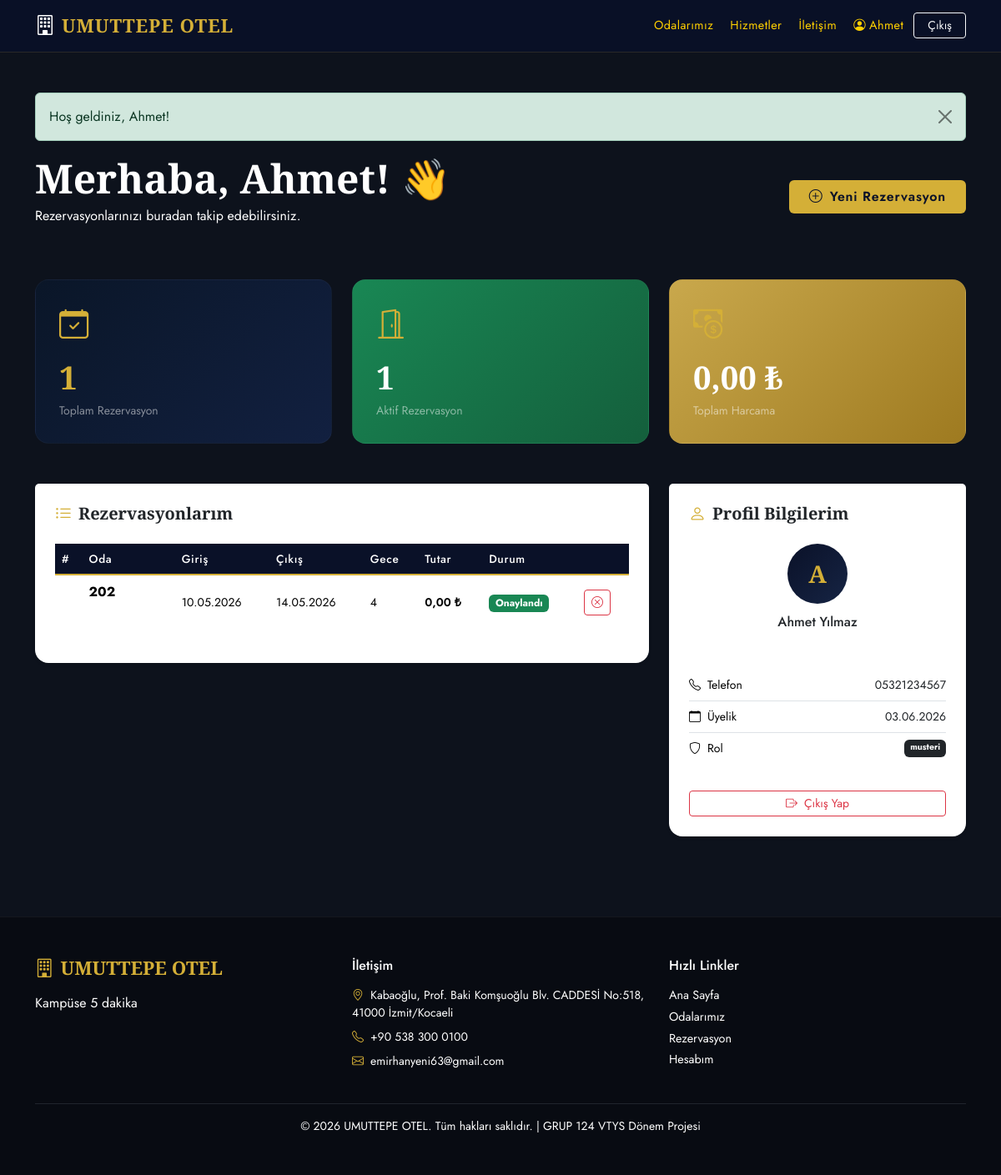
/dashboard.php (signed in), run on the app's committed database.
### tables this page shows
CREATE TABLE musteri (
    musteri_id    INT AUTO_INCREMENT PRIMARY KEY,
    ad            VARCHAR(100)  NOT NULL,
    soyad         VARCHAR(100)  NOT NULL,
    email         VARCHAR(150)  NOT NULL UNIQUE,
    telefon       VARCHAR(20)   NOT NULL,
    sifre         VARCHAR(255)  NOT NULL,
    kayit_tarihi  DATETIME      NOT NULL DEFAULT CURRENT_TIMESTAMP,
    rol           ENUM('musteri','admin') NOT NULL DEFAULT 'musteri',
    CHECK (LENGTH(telefon) >= 10)
);

CREATE TABLE rezervasyon (
    rezervasyon_id    INT AUTO_INCREMENT PRIMARY KEY,
    musteri_id        INT           NOT NULL,
    oda_id            INT           NOT NULL,
    giris_tarihi      DATE          NOT NULL,
    cikis_tarihi      DATE          NOT NULL,
    toplam_fiyat      DECIMAL(10,2) NOT NULL DEFAULT 0,
    durum             ENUM('beklemede','onaylandi','iptal') NOT NULL DEFAULT 'beklemede',
    notlar            TEXT,
    olusturma_tarihi  DATETIME      NOT NULL DEFAULT CURRENT_TIMESTAMP,
    CHECK (cikis_tarihi > giris_tarihi),
    CHECK (toplam_fiyat >= 0),
    FOREIGN KEY (musteri_id) REFERENCES musteri(musteri_id)
        ON UPDATE CASCADE ON DELETE RESTRICT,
    FOREIGN KEY (oda_id) REFERENCES odalar(oda_id)
        ON UPDATE CASCADE ON DELETE RESTRICT
);

CREATE TABLE odalar (
    oda_id    INT AUTO_INCREMENT PRIMARY KEY,
    oda_no    VARCHAR(10)      NOT NULL UNIQUE,
    tip_id    INT              NOT NULL,
    fiyat     DECIMAL(10,2)    NOT NULL,
    durum     ENUM('bos','dolu') NOT NULL DEFAULT 'bos',
    kat       INT              NOT NULL DEFAULT 1,
    aciklama  TEXT,
    CHECK (fiyat > 0),
    CHECK (kat BETWEEN 1 AND 20),
    FOREIGN KEY (tip_id) REFERENCES oda_tipleri(tip_id)
        ON UPDATE CASCADE ON DELETE RESTRICT
);

### baglanti.php (called while the page is built, shortened)
<?php
function db_query($conn, $sql, $types = '', $params = []) {
    $stmt = mysqli_prepare($conn, $sql);
    if ($types && $params) {
        mysqli_stmt_bind_param($stmt, $types, ...$params);
    }
    mysqli_stmt_execute($stmt);
    return $stmt;
}
function db_fetch_one($conn, $sql, $types = '', $params = []) {
    $stmt = db_query($conn, $sql, $types, $params);
    $result = mysqli_stmt_get_result($stmt);
    return mysqli_fetch_assoc($result);
}
function db_fetch_all($conn, $sql, $types = '', $params = []) {
    $stmt = db_query($conn, $sql, $types, $params);
    $result = mysqli_stmt_get_result($stmt);
    $rows = [];
    while ($row = mysqli_fetch_assoc($result)) {
        $rows[] = $row;
    }
    return $rows;
}
function e($str) {
    return htmlspecialchars($str ?? '', ENT_QUOTES, 'UTF-8');
}
function format_tarih($tarih) {
    return date('d.m.Y', strtotime($tarih));
}
function format_para($miktar) {
    return number_format($miktar, 2, ',', '.') . ' ₺';
}

### dashboard.php (the view, shortened to what this page needs)
<?php
require_once 'baglanti.php';
require_once 'includes/auth.php';
$musteri_id   = $_SESSION['musteri_id'];
$musteri = db_fetch_one($baglanti,
    "SELECT * FROM musteri WHERE musteri_id = ?", "i", [$musteri_id]);
$rezervasyonlar = db_fetch_all($baglanti,
    "SELECT r.*, o.oda_no, ot.tip_adi,
            DATEDIFF(r.cikis_tarihi, r.giris_tarihi) AS gece
     FROM rezervasyon r
     JOIN odalar o       ON r.oda_id = o.oda_id
     JOIN oda_tipleri ot ON o.tip_id = ot.tip_id
     WHERE r.musteri_id = ?
     ORDER BY r.olusturma_tarihi DESC",
    "i", [$musteri_id]
);
$toplam_rez   = count($rezervasyonlar);
$aktif_rez    = count(array_filter($rezervasyonlar, fn($r) => in_array($r['durum'], ['beklemede','onaylandi'])));
$toplam_harcama = array_sum(array_column(
    array_filter($rezervasyonlar, fn($r) => $r['durum'] === 'onaylandi'),
    'toplam_fiyat'
));
?>
<?php include 'includes/header.php'; ?>
<div class="container py-5">
    <div class="d-flex justify-content-between align-items-center mb-5 flex-wrap gap-3">
        <div>
            <h2 class="section-title mb-1">Merhaba, <?= e($musteri['ad']) ?>! 👋</h2>
            <p class="text-muted">Rezervasyonlarınızı buradan takip edebilirsiniz.</p>
        </div>
        <a href="rezervasyon.php" class="btn btn-gold px-4 py-2">
            <i class="bi bi-plus-circle me-2"></i>Yeni Rezervasyon
        </a>
    </div>
    <div class="row g-4 mb-5">
        <div class="col-md-4">
            <div class="dash-card" style="background:linear-gradient(135deg,#0a1628,#122040); color:#fff;">
                <div class="dash-icon text-gold mb-2"><i class="bi bi-calendar-check"></i></div>
                <div class="dash-num text-gold"><?= $toplam_rez ?></div>
                <div class="text-white-50 small">Toplam Rezervasyon</div>
            </div>
        </div>
        <div class="col-md-4">
            <div class="dash-card" style="background:linear-gradient(135deg,#198754,#145f3c); color:#fff;">
                <div class="dash-icon mb-2"><i class="bi bi-door-open"></i></div>
                <div class="dash-num"><?= $aktif_rez ?></div>
                <div class="text-white-50 small">Aktif Rezervasyon</div>
            </div>
        </div>
        <div class="col-md-4">
            <div class="dash-card" style="background:linear-gradient(135deg,#c9a84c,#9e7a20); color:#fff;">
                <div class="dash-icon mb-2"><i class="bi bi-cash-coin"></i></div>
                <div class="dash-num"><?= format_para($toplam_harcama) ?></div>
                <div class="text-white-50 small">Toplam Harcama</div>
            </div>
        </div>
    </div>
    <div class="row g-4">
        <div class="col-lg-8">
            <div class="card border-0 shadow-sm rounded-4">
                <div class="card-header bg-white border-0 pt-4 pb-0 px-4">
                    <h5 class="mb-0"><i class="bi bi-list-ul me-2 text-gold"></i>Rezervasyonlarım</h5>
                </div>
                <div class="card-body p-4">
                    <?php if (empty($rezervasyonlar)): ?>
                        <div class="text-center py-5 text-muted">
                            <i class="bi bi-calendar-x fs-1 d-block mb-3"></i>
                            <p>Henüz bir rezervasyonunuz bulunmuyor.</p>
                            <a href="rezervasyon.php" class="btn btn-gold px-4">İlk Rezervasyonumu Yap</a>
                        </div>
                    <?php else: ?>
                        <div class="table-responsive">
                            <table class="table table-otel align-middle">
                                <thead>
                                    <tr>
                                        <th>#</th>
                                        <th>Oda</th>
                                        <th>Giriş</th>
                                        <th>Çıkış</th>
                                        <th>Gece</th>
                                        <th>Tutar</th>
                                        <th>Durum</th>
                                        <th></th>
                                    </tr>
                                </thead>
                                <tbody>
                                    <?php foreach ($rezervasyonlar as $r): ?>
                                    <tr>
                                        <td class="text-muted small"><?= $r['rezervasyon_id'] ?></td>
                                        <td>
                                            <strong><?= e($r['oda_no']) ?></strong>
                                            <br><small class="text-muted"><?= e($r['tip_adi']) ?></small>
                                        </td>
                                        <td class="small"><?= format_tarih($r['giris_tarihi']) ?></td>
                                        <td class="small"><?= format_tarih($r['cikis_tarihi']) ?></td>
                                        <td class="small"><?= $r['gece'] ?></td>
                                        <td class="small fw-semibold"><?= format_para($r['toplam_fiyat']) ?></td>
                                        <td>
                                            <?php
                                            $badge = match($r['durum']) {
                                                'onaylandi' => 'success',
                                                'beklemede' => 'warning',
                                                'iptal'     => 'danger',
                                                default     => 'secondary'
                                            };
                                            $lbl = match($r['durum']) {
                                                'onaylandi' => 'Onaylandı',
                                                'beklemede' => 'Beklemede',
                                                'iptal'     => 'İptal',
                                                default     => $r['durum']
                                            };
                                            ?>
                                            <span class="badge bg-<?= $badge ?>"><?= $lbl ?></span>
                                        </td>
                                        <td>
                                            <?php if (in_array($r['durum'], ['beklemede', 'onaylandi'])): ?>
                                            <form method="POST" action="" style="display:inline">
                                                <button type="submit" class="btn btn-sm btn-outline-danger btn-sil-onayla"
                                                        title="İptal Et">
                                                    <i class="bi bi-x-circle"></i>
                                                </button>
                                            </form>
                                            <?php endif; ?>
                                        </td>
                                    </tr>
                                    <?php endforeach; ?>
                                </tbody>
                            </table>
                        </div>
                    <?php endif; ?>
                </div>
            </div>
        </div>
        <div class="col-lg-4">
            <div class="card border-0 shadow-sm rounded-4">
                <div class="card-header bg-white border-0 pt-4 pb-0 px-4">
                    <h5 class="mb-0"><i class="bi bi-person me-2 text-gold"></i>Profil Bilgilerim</h5>
                </div>
                <div class="card-body p-4">
                    <div class="text-center mb-4">
                        <div style="width:72px;height:72px;background:linear-gradient(135deg,var(--navy),var(--navy2));border-radius:50%;display:flex;align-items:center;justify-content:center;margin:0 auto 12px;">
                            <span style="color:var(--gold);font-size:1.8rem;font-family:'Cormorant Garamond',serif;font-weight:700;">
                                <?= strtoupper(mb_substr($musteri['ad'], 0, 1)) ?>
                            </span>
                        </div>
                        <h6 class="mb-0"><?= e($musteri['ad'] . ' ' . $musteri['soyad']) ?></h6>
                        <small class="text-muted"><?= e($musteri['email']) ?></small>
                    </div>
                    <ul class="list-unstyled small">
                        <li class="d-flex justify-content-between py-2 border-bottom">
                            <span class="text-muted"><i class="bi bi-telephone me-2"></i>Telefon</span>
                            <span class="fw-500"><?= e($musteri['telefon']) ?></span>
                        </li>
                        <li class="d-flex justify-content-between py-2 border-bottom">
                            <span class="text-muted"><i class="bi bi-calendar me-2"></i>Üyelik</span>
                            <span class="fw-500"><?= format_tarih($musteri['kayit_tarihi']) ?></span>
                        </li>
                        <li class="d-flex justify-content-between py-2">
                            <span class="text-muted"><i class="bi bi-shield me-2"></i>Rol</span>
                            <span class="badge bg-dark"><?= e($musteri['rol']) ?></span>
                        </li>
                    </ul>
                    <a href="logout.php" class="btn btn-outline-danger w-100 mt-3 btn-sm">
                        <i class="bi bi-box-arrow-right me-2"></i>Çıkış Yap
                    </a>
                </div>
            </div>
        </div>
    </div>
</div>
<?php include 'includes\footer.php'; ?>

### Css/style.css (style rules this page uses)
:root { --navy: #0a1128; --navy2: #162444; --gold: #d4af37; --gold2: #eed16e; --bg-main: #0d121c; --surface: #ffff; --cream: #000000; --text-main: #ffd000; --text-muted: #ffd000; --bs-font-sans-serif: 'Jost', sans-serif; }
body { font-family: var(--bs-font-sans-serif); background: var(--bg-main); color: var(--text-main); }
h1, h2, h3, h4, h5 { font-family: 'Cormorant Garamond', serif; font-weight: 600; }
p { color:#000000 !important; }
span.text-muted { color:#000000 !important; }
.text-muted { color: #ffffff !important; }
.btn-gold { background: var(--gold); color: var(--navy); border: none; font-weight: 600; letter-spacing: 0.05em; transition: all 0.25s; }
.text-gold { color: var(--gold) !important; }
.section-title { font-family: 'Cormorant Garamond', serif; font-size: clamp(2rem, 4vw, 3rem); font-weight: 700; color: #ffffff; }
.dash-card { background: var(--surface); border: 1px solid rgba(255,255,255,0.03); border-radius: 16px; padding: 28px; height: 100%; }
.dash-card .dash-icon { font-size: 2.2rem; color: var(--gold); }
.dash-card .dash-num { font-family: 'Cormorant Garamond', serif; font-size: 2.4rem; font-weight: 700; color: #ffffff; }
.table-otel { color: var(--text-main); }
.table-otel thead th { background: var(--navy); color: #ffffff; font-weight: 500; font-size: 0.85rem; letter-spacing: 0.05em; border-bottom: 2px solid var(--gold); }
.table-otel tbody tr { border-bottom: 1px solid rgba(255,255,255,0.05); }

### data on the page
musteri: ad "Ahmet", ad "A", ad+soyad "Ahmet Yılmaz", telefon "05321234567", kayit_tarihi "03.06.2026", rol "musteri"
rezervasyon: durum "1", durum "0,00 ₺", oda.oda_no "202", giris_tarihi "10.05.2026", cikis_tarihi "14.05.2026", gece "4", toplam_fiyat "0,00 ₺", durum "Onaylandı"

### other printed values
$otel_adi "UMUTTEPE OTEL"
$_SESSION['ad'] "Ahmet"
$f['mesaj'] "Hoş geldiniz, Ahmet!"
$toplam_rez "1"
$otel_icerik['slogan'] "Kampüse 5 dakika"
$otel_icerik['adres'] "Kabaoğlu, Prof. Baki Komşuoğlu Blv. CADDESİ No:518, 41000 İzmit/Kocaeli"
$otel_icerik['telefon'] "+90 538 300 0100"
$otel_icerik['email_iletisim'] "emirhanyeni63@gmail.com"
